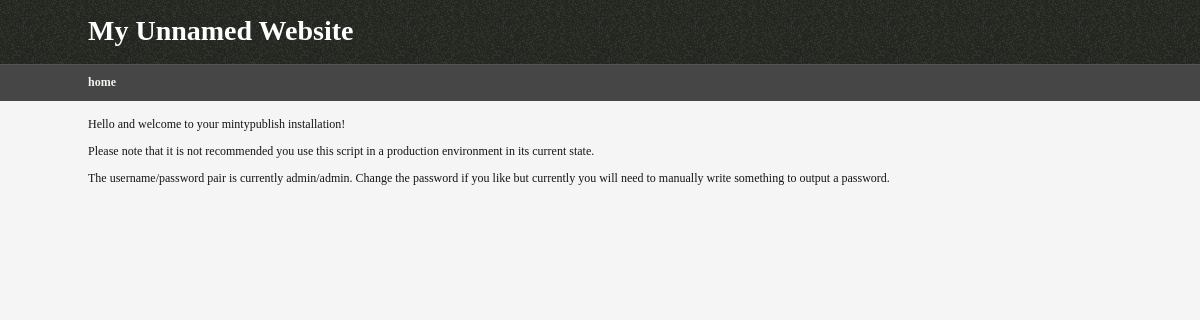
The page /trunk/index.php on the database its author committed.
### tables this page shows
CREATE TABLE IF NOT EXISTS `config` (
  `config_name` varchar(32) NOT NULL,
  `config_value` text
);

CREATE TABLE IF NOT EXISTS `pages` (
  `page_id` int(11) NOT NULL AUTO_INCREMENT,
  `page_orderid` int(11) NOT NULL,
  `page_title_menu` varchar(32) NOT NULL,
  `page_title_full` varchar(64) NOT NULL,
  `page_content` longtext NOT NULL,
  `page_hideinmenu` tinyint(1) NOT NULL DEFAULT '0',
  `page_haschild` tinyint(1) NOT NULL,
  `page_childof` int(11) NOT NULL DEFAULT '-1',
  `page_dateadded` datetime NOT NULL,
  `page_dateedited` datetime NOT NULL,
  `page_editcount` int(11) NOT NULL DEFAULT '0',
  PRIMARY KEY (`page_id`)
);

### trunk/index.php (called while the page is built)
<?php
$location['root'] = 'mintypublish';
include($location['root'] . '/entrance.php');
?>

### trunk/mintypublish/config.php (called while the page is built, shortened)
<?php
$cfg['theme']='default';
$location['admin2']=$location['root'].'/admin';
$location['theme']=$location['root'].'/themes/'.$cfg['theme'];
$location['theme_nr']='themes/'.$cfg['theme'];
$location['theme_def']=$location['root'].'/themes/default';
$location['images']=$location['root'].'/themes/'.$cfg['theme'].'/img';
$location['styles']=$location['root'].'/themes/'.$cfg['theme'].'/css';
$location['tree']=$location['root'].'/themes/'.$cfg['theme'].'/tree';
$location['js']=$location['root'].'/js';
$location['files']=$location['root'].'/media';
$location['help']=$location['root'].'/help';
?>

### trunk/mintypublish/functions.php (called while the page is built, shortened)
<?php
function isloggedin()
{
	if (pisset('session',array('uname','pwd')))
	{
		if (isexistinguser($_SESSION['uname'], $_SESSION['pwd'], true) == 1)
		{
			punset('session',array('uname','pwd'));
			return false;
		}
		return true;
	}
	else
	{
		return false;
	}
}
function pisset($type,$variable)
{
	if (is_string($variable))
	{
		switch ($type)
		{
			case 'cookie' : return isset($_COOKIE [$variable]); break;
		}
	}
	elseif (is_array($variable))
	{
		$ret = true;
		switch ($type)
		{
			case 'session':
				foreach($variable as $var)
				{
					if (!isset($_SESSION[$var]))
						$ret = false;
				}
				break;
			case 'cookie':
				foreach($variable as $var)
				{
					if (!isset($_COOKIE[$var]))
						$ret = false;
				}
				break;
		}
		return $ret;
	}
}
?>

### trunk/mintypublish/template.php (the view, shortened to what this page needs)
<?php
class PageBuilder
{
	private $title, $content, $stylesheets=array(), $javascripts=array(), $bodypre, $disabled=false, $sitename, $location;
	function PageBuilder()
	{
		global $sitename, $location;
		$this->sitename = $sitename;
		$this->location = $location;
	}
	function addCSS($path)
	{
		$this->stylesheets[] = $path;
	}
	function getMenu()
	{
		global $menu;
		return $menu;
	}
	function outputHead()
	{
		foreach ($this->stylesheets as $stylesheet)
		{
			echo "\t\t".'<link rel="stylesheet" type="text/css" href="'.$stylesheet.'" />'."\n";
		}
	}
	function outputContent()
	{
		echo $this->content;
	}
	function build()
	{
		if ($this->disabled)
		{
			return $this->content;
		}
		else
		{
			$location = $this->location;
			include($this->location['theme_nr'].'/overall.php');
			return ob_get_clean();
		}
	}
	function outputAll()
	{
		$this->content = ob_get_clean();
		echo $this->build();
	}
}
?>

### trunk/mintypublish/entrance.php (shortened to what this page needs)
<?php
if (isset($_GET["p"]))
	$pid = $_GET["p"];
else
	$pid = 1;
require_once($location['root'].'/config.php');
require_once($location['root'].'/functions.php');
require_once($location['root'].'/template.php');
$configquery = mysql_query("SELECT * FROM config");
$i=0;
while($row = mysql_fetch_array($configquery))
{
	$cfg[$i]['name'] = $row['config_name'];
	$cfg[$i]['value'] = $row['config_value'];
	switch ($row['config_name'])
	{
		case 'language': $cfg_language=$i; break;
		case 'timezone': $cfg_timezone=$i; break;
		case 'sitename': $cfg_sitename=$i; break;
	}
	$i+=1;
}
$sitename = $cfg[$cfg_sitename]['value'];
$pagequery = mysql_query("SELECT * FROM pages ORDER BY page_orderid ASC");
$i = 0; $j = 0;
while ($row = mysql_fetch_array($pagequery))
{
	if ($row['page_childof'] == -1 && $row['page_hideinmenu'] == 0)
	{
		if ($row['page_id'] == $pid)
		{
			$sel = true;
		}
		else
		{
			$sel = false;
		}
		$menu[] = array(
			'id' => $row['page_id'],
			'name' => $row['page_title_menu'],
			'name_short' => $row['page_title_menu'],
			'name_full' => $row['page_title_full'],
			'url' => 'index.php?p='.$row['page_id'],
			'selected' => $sel
		);
	}
	if ($row['page_id'] == $pid)
	{
		$pagecontent = '';
		$pagecontent .= $row['page_content'];
		$j+=1;
	}
}
$page = new PageBuilder();
switch ($_GET["p"])
{
	default:
		if ($j == 0)
		{
			$page->setTitle($txt['text_error']);
			echo $txt['page_noexist'];
		}
		else
		{
			echo $pagecontent;
		}
		break;
}
?>

### trunk/mintypublish/themes/default/overall.php (shortened to what this page needs)
<!DOCTYPE html>
<html lang="en">
	<head>
		<?php $this->outputHead(); ?>
	</head>
	<body>
		<div id="global_wrapper">
			<header id="header">
				<h1 id="title"><?php echo $this->sitename; ?></h1>
				<div id="menu_wrapper">
					<nav>
						<ul><?php
						foreach ($this->getMenu() as $item)
						{
							if (!$item['hide'])
							echo '
							<li'.($item['selected']?' class="sel"':'').'>
								<a href="'.$item['url'].'">'.$item['name'].'</a>
							</li>';
						}
						?>
						</ul>
					</nav>
				</div>
			</header>
			<section id="content">
			</section>
		</div>
	</body>
</html>

### trunk/mintypublish/themes/default/css/screen.css (style rules this page uses)
body { font-family:verdana; text-align:center; padding:0px; margin:0px; background:#f5f5f5; color:#151515; }
body, td { font-size:12px; font-family:verdana; }
header,section,footer,aside,nav,article,figure { display:block; }
#global_wrapper { background:url('../img/bg.png') repeat-x; margin:0px auto; text-align:left; }
#content { margin:0px auto; width:1024px; }
#header { color:#fff; }
#header #title { margin:0px auto; width:1024px; }
#header h1 { font-size:28px; height:34px; padding:15px 0px; }
#menu_wrapper { background:#464646; color:#fff; border-top:1px solid #545454; padding-top:10px; height:26px; }
#menu_wrapper nav { margin:0px auto; width:1024px; }
#menu_wrapper nav ul { list-style:none; padding:0px; margin:0px; }
#menu_wrapper nav li { float:left; margin-right:16px; }
#menu_wrapper nav li.sel { font-weight:bold; }
#menu_wrapper a:link, #menu_wrapper a:visited { text-decoration:none; color:#F1F4E8; }
#content { margin-top:16px; }
a:link, a:visited { text-decoration:none; color:gray; }
h1,h2,h3,h4,h5 { padding: 0; margin: 0; }
h1 { font-size:large; }

### rows shown on the page
config: config_value "My Unnamed Website"
pages: page_title_menu "home", pagecontent "Hello and welcome to your mintypublish installation! Please note that it is not recommended you use this script in a production environment in its current state. The username/password pair is currently admin/admin. Change the password if you like but currently you will need to manually write something to output a password."
